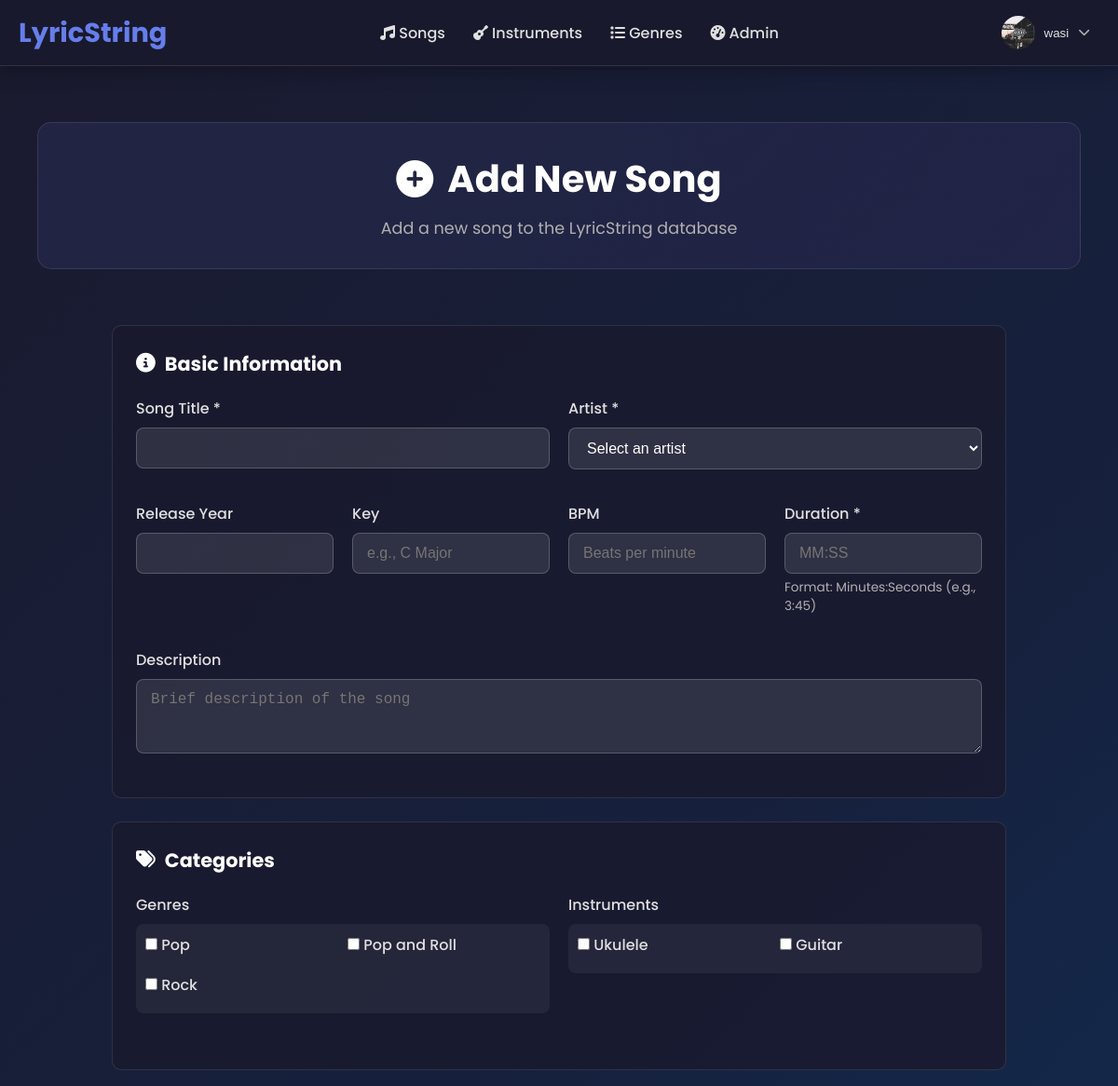
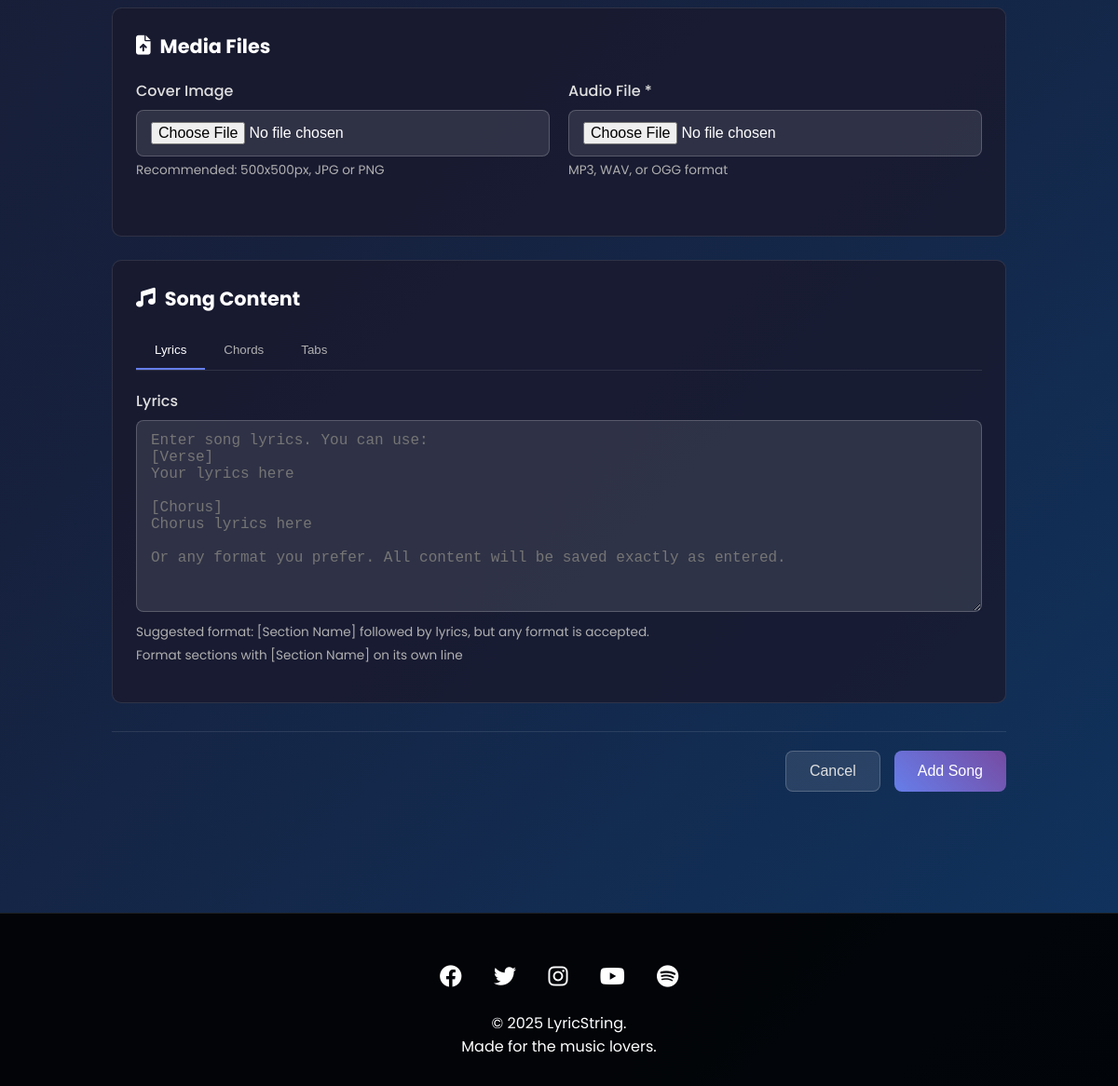
The app's page /dashboard/add_song/ (signed in) with its own data (2 pictures, top to bottom).
### users/models.py (models this page shows, shortened)
class CustomUser(AbstractUser):
    username = models.CharField(
        max_length=150,
        unique=True,
        help_text='Required. 150 characters or fewer. Letters, digits and @/./+/-/_ only.',
        validators=[AbstractUser.username_validator],
        error_messages={
            'unique': "A user with that username already exists.",
        },
    )
    bio = models.TextField(blank=True)
    profile_picture = models.ImageField(upload_to='profile_pics/', blank=True)
    location = models.CharField(max_length=100, blank=True)
    website = models.URLField(blank=True)
    social_media = models.CharField(max_length=100, blank=True)
    skill_level = models.CharField(max_length=20, choices=[
        ('beginner', 'Beginner'),
        ('intermediate', 'Intermediate'),
        ('advanced', 'Advanced'),
        ('professional', 'Professional')
    ], default='beginner')
    groups = models.ManyToManyField(
        'auth.Group',
        verbose_name='groups',
        blank=True,
        help_text='The groups this user belongs to. A user will get all permissions granted to each of their groups.',
        related_name="customuser_set",
        related_query_name="user",
    )
    user_permissions = models.ManyToManyField(
        'auth.Permission',
        verbose_name='user permissions',
        blank=True,
        help_text='Specific permissions for this user.',
        related_name="customuser_set",
        related_query_name="user",
    )

### content/models.py (models this page shows, shortened)
class Genre(models.Model):
    name = models.CharField(max_length=50, unique=True)
    description = models.TextField(blank=True)
    icon_class = models.CharField(max_length=50, default='fas fa-music')

class Instrument(models.Model):
    name = models.CharField(max_length=50)
    category = models.CharField(max_length=50, choices=[
        ('strings', 'Strings'),
        ('percussion', 'Percussion'),
        ('wind', 'Wind'),
        ('keyboard', 'Keyboard'),
        ('electronic', 'Electronic')
    ])
    description = models.TextField()
    icon_class = models.CharField(max_length=50, default='fas fa-music')
    difficulty = models.CharField(max_length=10, choices=[
        ('easy', 'Easy'),
        ('medium', 'Medium'),
        ('hard', 'Hard')
    ], default='medium')

### users/views.py (the view)
# urls.py: path('dashboard/add_song/', views.admin_add_song_view, name='admin_add_song'),
@staff_member_required
def admin_add_song_view(request):
    artists = Artist.objects.all()
    genres = Genre.objects.all()
    instruments = Instrument.objects.all()
    context = {
        'artists': artists,
        'genres': genres,
        'instruments': instruments,
    }
    return render(request, 'users/admin_add_song.html', context)

### templates/users/admin_add_song.html (shortened to what this page needs)
{% extends "base.html" %}
{% load static %}
{% block extra_css %}
<link rel="stylesheet" href="{% static 'css/admin_add_song.css' %}">
{% endblock %}
{% block content %}
<div class="admin-container">
    <div class="admin-header">
        <h1><i class="fas fa-plus-circle"></i> Add New Song</h1>
        <p>Add a new song to the LyricString database</p>
    </div>
    <div class="admin-content">
        <form id="addSongForm" method="POST" enctype="multipart/form-data">
            <div class="form-section">
                <h3><i class="fas fa-info-circle"></i> Basic Information</h3>
                <div class="form-row">
                    <div class="form-group">
                        <label for="title">Song Title *</label>
                        <input type="text" id="title" name="title" required>
                    </div>
                    <div class="form-group">
                        <label for="artist">Artist *</label>
                        <select id="artist" name="artist" required>
                            <option value="">Select an artist</option>
                        </select>
                    </div>
                </div>
                <div class="form-row">
                    <div class="form-group">
                        <label for="year">Release Year</label>
                        <input type="number" id="year" name="year" min="1900" max="{% now 'Y' %}">
                    </div>
                    <div class="form-group">
                        <label for="key">Key</label>
                        <input type="text" id="key" name="key" placeholder="e.g., C Major">
                    </div>
                    <div class="form-group">
                        <label for="bpm">BPM</label>
                        <input type="number" id="bpm" name="bpm" min="1" placeholder="Beats per minute">
                    </div>
                    <div class="form-group">
                        <label for="duration">Duration *</label>
                        <input type="text" id="duration" name="duration" placeholder="MM:SS" required pattern="[0-9]{1,2}:[0-5][0-9]">
                        <small>Format: Minutes:Seconds (e.g., 3:45)</small>
                    </div>
                </div>
                <div class="form-group">
                    <label for="description">Description</label>
                    <textarea id="description" name="description" rows="3" placeholder="Brief description of the song"></textarea>
                </div>
            </div>
            <div class="form-section">
                <h3><i class="fas fa-tags"></i> Categories</h3>
                <div class="form-row">
                    <div class="form-group">
                        <label>Genres</label>
                        <div class="checkbox-group">
                            {% for genre in genres %}
                            <label class="checkbox-label">
                                <input type="checkbox" name="genres" value="{{ genre.id }}">
                                {{ genre.name }}
                            </label>
                            {% endfor %}
                        </div>
                    </div>
                    <div class="form-group">
                        <label>Instruments</label>
                        <div class="checkbox-group">
                            {% for instrument in instruments %}
                            <label class="checkbox-label">
                                <input type="checkbox" name="instruments" value="{{ instrument.id }}">
                                {{ instrument.name }}
                            </label>
                            {% endfor %}
                        </div>
                    </div>
                </div>
            </div>
            <div class="form-section">
                <h3><i class="fas fa-file-upload"></i> Media Files</h3>
                <div class="form-row">
                    <div class="form-group">
                        <label for="cover_image">Cover Image</label>
                        <input type="file" id="cover_image" name="cover_image" accept="image/*">
                        <small>Recommended: 500x500px, JPG or PNG</small>
                    </div>
                    <div class="form-group">
                        <label for="audio_file">Audio File *</label>
                        <input type="file" id="audio_file" name="audio_file" accept="audio/*" required>
                        <small>MP3, WAV, or OGG format</small>
                    </div>
                </div>
            </div>
            <div class="form-section">
                <h3><i class="fas fa-music"></i> Song Content</h3>
                <div class="tabs">
                    <button type="button" class="tab-link active" data-tab="lyrics">Lyrics</button>
                    <button type="button" class="tab-link" data-tab="chords">Chords</button>
                    <button type="button" class="tab-link" data-tab="tabs">Tabs</button>
                </div>
                <div class="tab-content active" id="lyrics-tab">
                    <div class="form-group">
                        <label for="lyrics">Lyrics</label>
<textarea id="lyrics" name="lyrics" rows="10" placeholder="Enter song lyrics. You can use:
[Verse]
Your lyrics here
[Chorus]
Chorus lyrics here
Or any format you prefer. All content will be saved exactly as entered."></textarea>
<small>Suggested format: [Section Name] followed by lyrics, but any format is accepted.</small>
                        <small>Format sections with [Section Name] on its own line</small>
                    </div>
                </div>
            </div>
            <div class="form-actions">
                <button type="button" class="btn-secondary" onclick="window.history.back()">Cancel</button>
                <button type="submit" class="btn-primary">Add Song</button>
            </div>
        </form>
    </div>
</div>
{% endblock %}

### templates/base.html (shortened to what this page needs)
{% load static %}
<!DOCTYPE html>
<html lang="en">
<head>
    <link rel="stylesheet" href="https://cdnjs.cloudflare.com/ajax/libs/font-awesome/6.4.0/css/all.min.css">
    <link rel="stylesheet" href="{% static 'css/styles.css' %}">
    <link rel="stylesheet" href="{% static 'css/base.css' %}">
    {% block extra_css %}{% endblock %}
</head>
<body>
    <header class="header">
        <nav class="nav-container">
            <a href="/" class="logo">
                LyricString
            </a>
            <ul class="nav-menu">
                <li><a href="/"><i class="fas fa-music"></i> Songs</a></li>
                <li><a href="/instruments/"><i class="fas fa-guitar"></i> Instruments</a></li>
                <li><a href="/genres/"><i class="fas fa-list"></i> Genres</a></li>
                {% if user.is_staff %}
                <li><a href="/dashboard/"><i class="fas fa-tachometer-alt"></i> Admin</a></li>
                {% endif %}
            </ul>
            <div class="user-actions">
                {% if user.is_authenticated %}
                <div class="user-profile">
                    <div class="profile-dropdown">
                        <button class="profile-btn">
                            {% if user.profile_picture %}
                            <img src="{{ user.profile_picture.url }}" alt="{{ user.username }}" class="profile-pic">
                            {% else %}
                            <div class="profile-pic default"><i class="fas fa-user"></i></div>
                            {% endif %}
                            <span class="username">{{ user.username }}</span>
                            <i class="fas fa-chevron-down dropdown-icon"></i>
                        </button>
                    </div>
                </div>
                {% else %}
                <a href="{% url 'login' %}" class="btn btn-outline">Sign in</a>
                <a href="{% url 'register' %}" class="btn btn-primary">Sign up</a>
                {% endif %}
            </div>
        </nav>
    </header>
    <main class="main-content">
        {% block content %}{% endblock %}
    </main>
    <footer class="footer">
        <div class="footer-content">
            <div class="social-links">
                <a href="#"><i class="fab fa-facebook"></i></a>
                <a href="#"><i class="fab fa-twitter"></i></a>
                <a href="#"><i class="fab fa-instagram"></i></a>
                <a href="#"><i class="fab fa-youtube"></i></a>
                <a href="#"><i class="fab fa-spotify"></i></a>
            </div>
            <p>&copy; 2025 LyricString.</p>
            <p>Made for the music lovers.</p>
        </div>
    </footer>
</body>
</html>

### static/css/styles.css (style rules this page uses)
* { margin: 0; padding: 0; box-sizing: border-box; }
body { font-family: 'Poppins', sans-serif; background: linear-gradient(135deg, #1a1a2e 0%, #16213e 50%, #0f3460 100%); min-height: 100vh; color: #e0e0e0; }
.header { background: rgba(26, 26, 46, 0.95); backdrop-filter: blur(10px); box-shadow: 0 4px 20px rgba(0,0,0,0.3); position: sticky; top: 0; z-index: 1000; border-bottom: 1px solid rgba(255, 255, 255, 0.1); }
.nav-container { max-width: 1400px; margin: 0 auto; padding: 0 20px; display: flex; justify-content: space-between; align-items: center; height: 70px; }
.logo { display: flex; align-items: center; gap: 10px; font-size: 1.8rem; font-weight: 700; color: #667eea; text-decoration: none; }
.nav-menu { display: flex; list-style: none; gap: 30px; }
.nav-menu a { text-decoration: none; color: #e0e0e0; font-weight: 500; transition: color 0.3s ease; position: relative; }
.nav-menu a::after { content: ''; position: absolute; width: 0; height: 2px; bottom: -5px; left: 0; background: linear-gradient(45deg, #667eea, #764ba2); transition: width 0.3s ease; }
.user-actions { display: flex; gap: 15px; align-items: center; }
.btn-primary { background: linear-gradient(45deg, #667eea, #764ba2); color: white; }
.user-profile { position: relative; }
.profile-dropdown { position: relative; }
.profile-btn { display: flex; align-items: center; gap: 10px; background: transparent; border: none; cursor: pointer; padding: 5px 10px; border-radius: 30px; transition: all 0.3s ease; }
.profile-pic { width: 36px; height: 36px; border-radius: 50%; object-fit: cover; }
.username { font-weight: 500; color: #e0e0e0; }
.dropdown-icon { font-size: 0.8rem; color: #b0b0b0; transition: transform 0.3s ease; }
.main-content { max-width: 1400px; margin: 0 auto; padding: 40px 20px; min-height: calc(100vh - 140px); }
.footer { background: rgba(0,0,0,0.9); color: white; text-align: center; padding: 30px 0; margin-top: 50px; border-top: 1px solid rgba(255, 255, 255, 0.1); }
.footer-content { max-width: 1400px; margin: 0 auto; padding: 0 20px; }
.social-links { margin: 20px 0; }
.social-links a { color: white; font-size: 1.5rem; margin: 0 15px; transition: color 0.3s ease; }

### static/css/admin_add_song.css (style rules this page uses)
.admin-container { max-width: 1200px; margin: 0 auto; padding: 20px; }
.admin-header { text-align: center; margin-bottom: 40px; padding: 30px; background: linear-gradient(135deg, rgba(102, 126, 234, 0.1), rgba(118, 75, 162, 0.1)); border-radius: 15px; border: 1px solid rgba(255, 255, 255, 0.1); }
.admin-header h1 { color: white; font-size: 2.5rem; margin-bottom: 10px; display: flex; align-items: center; justify-content: center; gap: 15px; }
.admin-header p { color: #b0b0b0; font-size: 1.1rem; }

### records on screen
CustomUser: profile_picture (picture), username "wasi"
Genre: name "Pop"
Genre: name "Pop and Roll"
Genre: name "Rock"
Instrument: name "Ukulele"
Instrument: name "Guitar"
